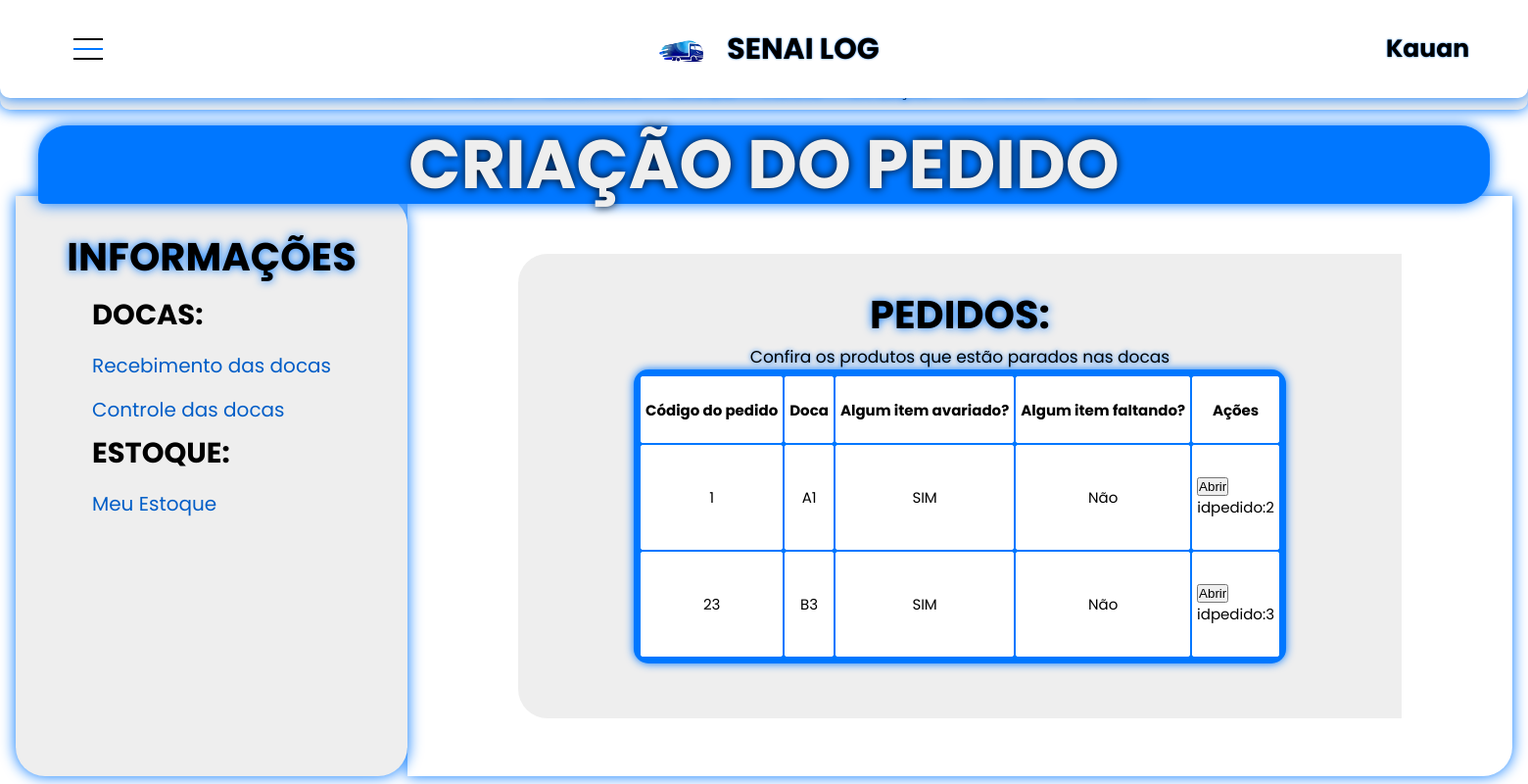
Before: /Paginas/recebimentodoca.php (signed in) with the older database file.
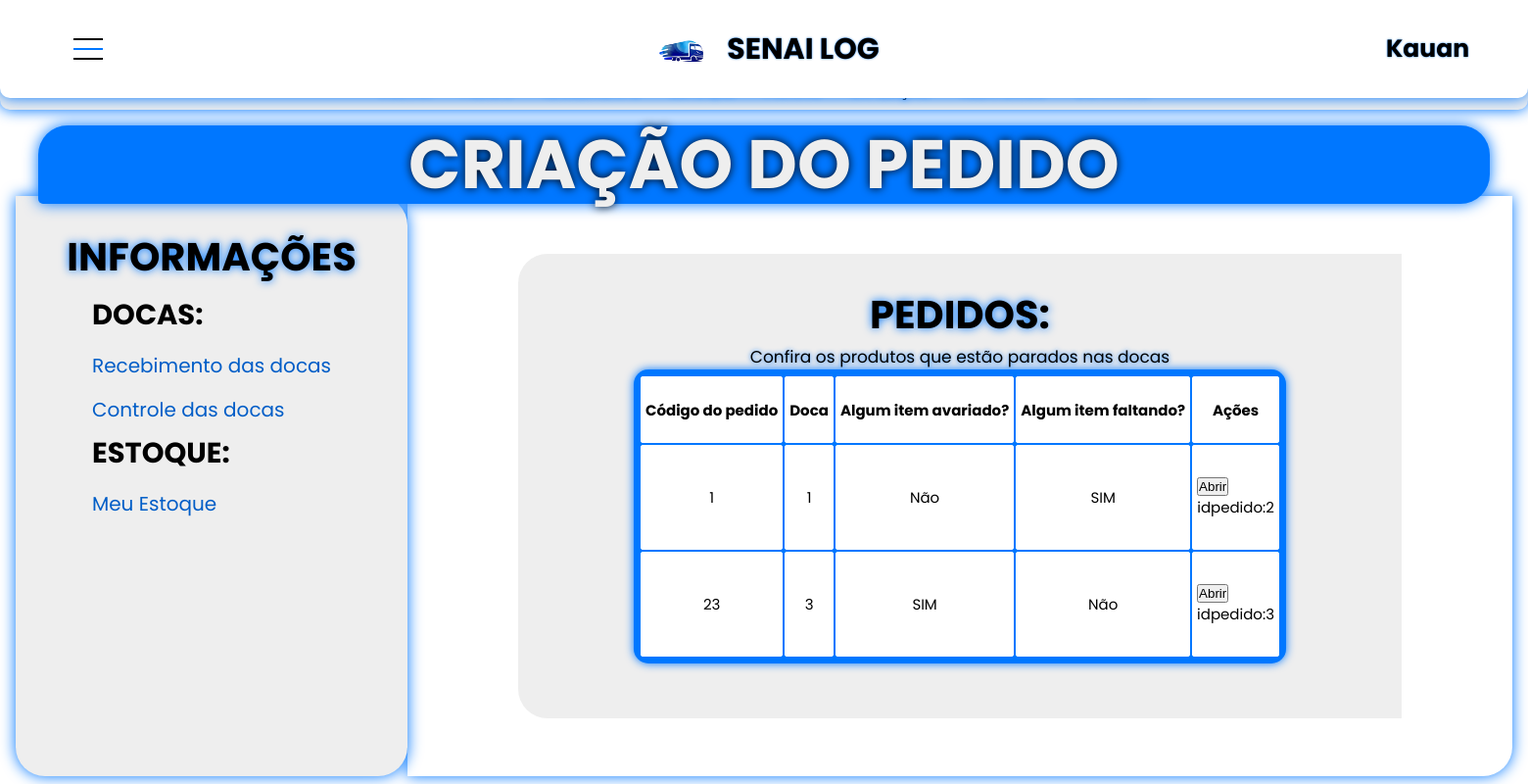
After: the same page with the newer database file.
### tables this page shows
CREATE TABLE `docas` (
  `cod_doca` int(11) NOT NULL,
  `posicao` varchar(5) NOT NULL,
  `id_pedido` int(11) NOT NULL,
  `codTurma` varchar(255) NOT NULL
);

CREATE TABLE `pedido` (
  `id_pedido` int(11) NOT NULL,
  `cod_pedido` int(11) NOT NULL,
  `DataVenda` datetime NOT NULL,
  `ValorTotal` double NOT NULL,
  `CNPJEmitente` varchar(65) NOT NULL,
  `CNPJ_Destinatario` varchar(64) NOT NULL,
  `CNPJ_Transportadora` varchar(65) NOT NULL,
  `Situacao` varchar(255) NOT NULL,
  `InformacaoAdicional` varchar(255) NOT NULL,
  `codTurma` varchar(255) NOT NULL
);

CREATE TABLE `itenspedido` (
  `cod_itenPedido` int(11) NOT NULL,
  `cod_produto` int(11) NOT NULL,
  `cod_pedido` int(11) NOT NULL,
  `Quantidade` int(11) NOT NULL,
  `Quantidade_doca` int(11) NOT NULL,
  `Quantidade_estoque` int(11) NOT NULL,
  `PosicaoPrevia` varchar(5) NOT NULL,
  `ValorUnitario` double NOT NULL,
  `ValorTotal` double NOT NULL,
  `Avariado` tinyint(1) NOT NULL,
  `Faltando` tinyint(1) NOT NULL,
  `VistoriaConcluida` tinyint(1) NOT NULL,
  `codTurma` varchar(255) NOT NULL
);

### Paginas/recebimentodoca.php (the view, shortened to what this page needs)
<!DOCTYPE html>
<html lang="pt-br">
<head>
    <link rel="stylesheet" href="../css/menuhorizontal.css"/>
    <link rel="stylesheet" href="../css/controle.css"/>
</head>
<body>
<?php
if (empty($_SESSION['nome'])){
    header('Location: sair.php');
    exit();
} else {
    echo '
    <header>
        <div class="container">
            <div class="main-horizontal">
                <ul class="ul-main">
                    <li class="li-main">
                        <div class="teste">
                            <label for="main-button">
                                <div class="div-button-main">
                                    <span class="button-main"></span>
                                </div>
                        </label>
                        <div class="juntos">
                            <img src="../css/cssimg/logo.png" style="max-width: 85px; max-height: 85px; margin-left: 20px; margin-top: 15px;">
                            <h1>SENAI LOG</h1>
                        </div>
                        <h2>'.htmlspecialchars($_SESSION['nome']).'</h2>
                    </div>
                    </li>
                </ul>
            </div>
        </div>
    </header>
    <main>
        <div class="container-prin">
            <div class="submenu">
                <li class="lisubmenu">
                    <a href="projetoprofessor.php" class="functions-menu">VOLTAR</a>
                    <a href="criarpedido.php" class="functions-menu">PEDIDO</a>
                    <a href="carga.php" class="functions-menu">RECEBIMENTO</a>
                    <a href="#" class="functions-menu">ESTOQUE</a>
                    <a href="#" class="functions-menu">PICKING</a>
                    <a href="#" class="functions-menu">EXPEDIÇÃO</a>
                    <a href="#" class="functions-menu">RELATÓRIOS</a>
                    <a href="#" class="functions-menu">CONTROLE</a>
                </li>
            </div>
            <div class="criar-pedido-container">
                <div class="titulo-pedido">
                    <h3>CRIAÇÃO DO PEDIDO</h3>
                </div>
                <div class="info-total">
                    <div class="criar-pedido">
                        <div class="submenus-pedidos">
                            <h4> INFORMAÇÕES </h4>
                            <div class="info-pedido">
                                <h5>DOCAS:</h5>
                                    <a href="recebimentodoca.php" class="button-pedidos">Recebimento das docas</a>
                                    <a href="controledoca.php" class="button-pedidos">Controle das docas</a>
                                <h5>ESTOQUE:</h5>
                                    <a href="estoque.php" class="button-pedidos">Meu Estoque</a>
                            </div>
                        </div>
                        <div class="criar-pedidos-container">
                            <div class="options-pedido">
                                <div class="produtos-pedido">
                                    <h4>PEDIDOS:</h4>';
    $hostname = "127.0.0.1";
    $user = "root";
    $password = "";
    $database = "logistica";
    $conexao = new mysqli($hostname, $user, $password, $database);
    $codTurma = $conexao->real_escape_string($_SESSION['codTurma']);
    $sql = "SELECT * FROM pedido WHERE codTurma ='$codTurma' AND Situacao = 'Nas docas'";
    $executar = $conexao->query($sql);
    if($executar && $executar->num_rows > 0){
        echo "<div class='main'>
                <div class='tablebox'>
                    <h7>Confira os produtos que estão parados nas docas</h7>
                    <table class='tabela'>
                        <tr>
                            <th>Código do pedido</th>
                            <th>Doca</th>
                            <th>Algum item avariado?</th>
                            <th>Algum item faltando?</th>
                            <th>Ações</th>
                        </tr>";
        while($row = $executar->fetch_assoc()){
            $idpedidos = $conexao->real_escape_string($row['id_pedido']);
            $cod_pedido = $conexao->real_escape_string($row['cod_pedido']);
            $sql = "SELECT * FROM itenspedido WHERE codTurma ='$codTurma' AND cod_pedido = '$idpedidos'";
            $execute = $conexao->query($sql);
            if($execute && $execute->num_rows > 0){
                $row = $execute->fetch_assoc();
                $faltando = $conexao->real_escape_string($row['Faltando']);
                $avariado = $conexao->real_escape_string($row['Avariado']);
                if($avariado == 1 && $faltando == 0){
                    $Avariado = 'SIM';
                    $Faltando = 'Não';
                } elseif($faltando == 1 && $avariado == 0){
                    $Faltando = 'SIM';
                    $Avariado = 'Não';
                } elseif($avariado == 1 && $faltando == 1){
                    $Avariado = 'SIM';
                    $Faltando = 'SIM';
                } else{
                    $Avariado = 'Não';
                    $Faltando = 'Não';
                }
            }
            $sqlDoca = "SELECT * FROM docas WHERE codTurma ='$codTurma' AND id_pedido = '$idpedidos'";
            $executeDoca = $conexao->query($sqlDoca);
            if($executeDoca && $executeDoca->num_rows > 0){
                while($rowDoca = $executeDoca->fetch_assoc()){
                    echo '<tr>
                            <td>' . $cod_pedido . '</td>
                            <td>' . htmlspecialchars($rowDoca['posicao']) . '</td>
                            <td>' . $Avariado . '</td>
                            <td>' . $Faltando . '</td>
                            <td>
                                <form action="controledoca.php" method="POST">
                                    <input type="hidden" name="id_pedido" value="' . htmlspecialchars($idpedidos) . '">
                                    <input type="hidden" name="posicao_doca" value="' . htmlspecialchars($rowDoca['posicao']) . '">
                                    <input type="submit" name="DesignarProdutos" value="Abrir" style="display: block;">';
                                    echo 'idpedido:'. $idpedidos .'';
                                    echo '
                                </form>
                            </td>
                        </tr>';
                }
            } else {
                echo 'Nenhuma doca encontrada para o pedido ' . $cod_pedido . '';
            }
        }
        echo '</table>
            </div>
        </div>';
    } else {
        echo 'Nenhum pedido encontrado nas docas';
    }
    echo '
                </div>
            </div>
        </div>
    </main>';
} ?>
</body>
</html>

### css/menuhorizontal.css (style rules this page uses)
h2 { font-family: 'Poppins', sans-serif; font-size: 25px; text-shadow: 0 0 2px rgb(0, 119, 255); cursor: default; }
.container { width: 100%; height: 100vh; display: flex; flex-direction: column; flex-wrap: wrap; align-items: center; }
.main-horizontal { z-index: 1; width: 100%; height: auto; background-color: rgb(255, 255, 255); box-shadow: 0 0 15px rgb(0, 119, 255); border-radius: 0 0 10px 10px; display: flex; flex-direction: row; flex-wrap: wrap; justify-content: space-evenly; }
.ul-main { display: flex; flex-direction: row; }
.li-main { display: flex; flex-direction: row; align-items: center; }
.teste { width: 180vh; height: 100%; display: flex; flex-direction: row; justify-content: space-between; align-items: center; }
.juntos { display: flex; flex-direction: row; justify-content: center; align-items: center; }
.div-button-main { cursor: pointer; background: #fff; border-radius: 50%; width: 60px; height: 60px; }
.button-main { position: relative; display: block; background: rgb(0, 119, 255); width: 30px; height: 2px; top: 29px; left: 15px; transition: 0.5s ease-in-out; }
.button-main:before, .button-main:after { background: #000; content: ''; display: block; width: 100%; height: 100%; position: absolute; transition: 0.5s ease-in-out; }
.button-main:before { top: -10px; }
.button-main:after { bottom: -10px; }
input { display: none; }
.container-prin { margin-top: -91vh; width: 100%; height: 91vh; display: flex; flex-direction: row; flex-wrap: wrap; justify-content: center; align-items: center; }
.submenu { margin-top: -1vh; width: 100%; height: 5vh; background-color: #eeeeee; display: flex; flex-direction: row; justify-content: space-around; align-items: center; flex-wrap: nowrap; border-radius: 0 0 10px 10px; box-shadow: 0 0 15px rgb(0, 119, 255); }
.lisubmenu { display: flex; flex-direction: row; align-items: center; justify-content: space-around; }
.functions-menu { cursor: pointer; font-family: 'Poppins', sans-serif; font-size: 15px; margin: 15px; color: black; text-decoration: none; outline: none; text-shadow: 0 0 6px rgb(0, 119, 255); -moz-transition: all 0.3s; -webkit-transition: all 0.3s; transition: all 0.3s; }

Changed rows visible on the page:
changed docas (number 1 of 2 on the later page): posicao "A1" → "1"
changed itenspedido (number 1 of 2 on the later page): Avariado "SIM" → "Não"; Faltando "Não" → "SIM"
changed docas (number 2 of 2 on the later page): posicao "B3" → "3"
added itenspedido: Avariado "SIM", Faltando "Não"
